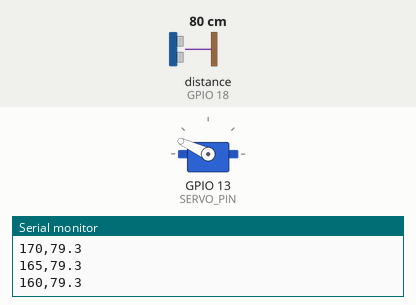
Simulated run of this sketch. Board: ESP32. Shown: servo, the last lines printed to the serial monitor. Wiring (inferred from the names in the program): ultrasonic range finder: trigger GPIO 5; echo GPIO 18. The test bench sets the inputs (shaded band); at power-on: distance to the obstacle (sensor on GPIO 18) 80 cm. The echo pulse lasts 58.3 µs per cm.

Above: at 4.78 s.
4.8 s: distance to the obstacle (sensor on GPIO 18) set to 22 cm
At 6.39 s:
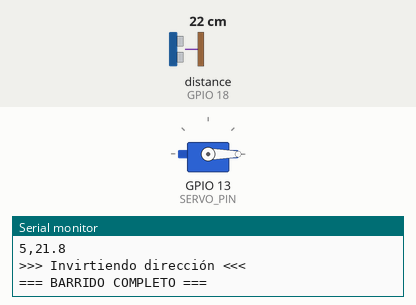
7.8 s: distance to the obstacle (sensor on GPIO 18) set to 19 cm
At 8.15 s:
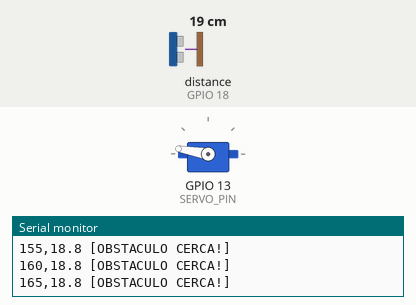
10.8 s: distance to the obstacle (sensor on GPIO 18) set to 35 cm
At 10.95 s:
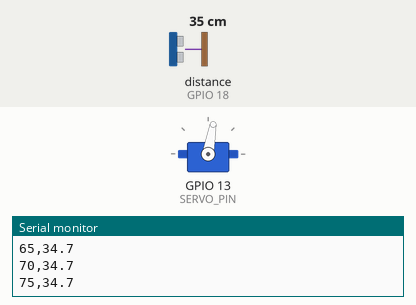
13.8 s: distance to the obstacle (sensor on GPIO 18) set to 2 cm
Timing chart, 0 to 17.8 s (numbered marks = the images above; inputs shaded):
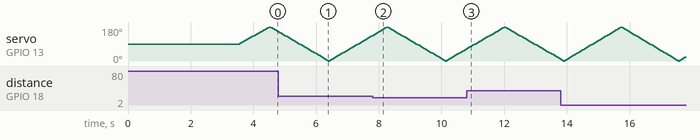

The sketch:

test_radar.ino
```cpp
/*
 * TEST 6: RADAR - SERVO + HC-SR04
 * ================================
 * Sistema de radar usando servomotor y sensor ultrasónico
 * El servo barre de 0° a 180° mientras el sensor mide distancias
 *
 * CONFIGURACION:
 * - Servomotor con HC-SR04 montado encima
 * - Barrido de 180° para detección de obstáculos
 * - Datos enviados por Serial para visualización
 *
 * CONEXIONES:
 * HC-SR04:
 *   VCC  -> 5V
 *   GND  -> GND
 *   TRIG -> GPIO 5
 *   ECHO -> GPIO 18
 *
 * Servomotor:
 *   Señal (Naranja) -> GPIO 13
 *   VCC (Rojo)      -> 5V (preferible fuente externa)
 *   GND (Marrón)    -> GND común
 *
 * NOTA:
 * Si el ESP32 se reinicia al mover el servo, usar fuente
 * externa de 5V/1A para alimentar el servo (GND común).
 *
 * INSTRUCCIONES:
 * 1. Montar HC-SR04 sobre el servo
 * 2. Conectar según diagrama
 * 3. Subir código al ESP32
 * 4. Abrir Serial Monitor a 115200 baud
 * 5. Observar barrido y detección de obstáculos
 *
 * FORMATO DE SALIDA SERIAL:
 * angulo,distancia
 * Ejemplo: 45,23.5 (45° y 23.5cm)
 */

#include <ESP32Servo.h>

// Pines
#define SERVO_PIN 13
#define TRIG_PIN 5
#define ECHO_PIN 18

// Configuración del radar
#define ANGULO_MIN 0
#define ANGULO_MAX 180
#define PASO_ANGULO 5       // Incremento en grados
#define DELAY_ESTABILIZACION 50  // Tiempo para que servo se estabilice (ms)

// Objeto servo
Servo servoRadar;

// Variables de control
int anguloActual = 90;
bool direccionDerecha = true;

void setup() {
  Serial.begin(115200);
  delay(1000);

  // Configurar HC-SR04
  pinMode(TRIG_PIN, OUTPUT);
  pinMode(ECHO_PIN, INPUT);

  // Configurar servo
  servoRadar.attach(SERVO_PIN, 500, 2400);

  Serial.println("===============================");
  Serial.println("TEST RADAR - SERVO + HC-SR04");
  Serial.println("===============================");
  Serial.println("Formato: angulo,distancia");
  Serial.println("Iniciando barrido...\n");

  delay(2000);

  // Centrar servo
  servoRadar.write(90);
  delay(500);
}

void loop() {
  // Mover servo al ángulo actual
  servoRadar.write(anguloActual);
  delay(DELAY_ESTABILIZACION);

  // Medir distancia
  float distancia = leerDistancia();

  // Enviar datos por Serial (formato CSV)
  Serial.print(anguloActual);
  Serial.print(",");
  Serial.print(distancia, 1);

  // Mostrar información adicional
  if (distancia < 20) {
    Serial.print(" [OBSTACULO CERCA!]");
  } else if (distancia > 200) {
    Serial.print(" [SIN OBSTACULO]");
  }

  Serial.println();

  // Calcular siguiente ángulo (barrido tipo ping-pong)
  if (direccionDerecha) {
    anguloActual += PASO_ANGULO;
    if (anguloActual >= ANGULO_MAX) {
      anguloActual = ANGULO_MAX;
      direccionDerecha = false;
      Serial.println(">>> Invirtiendo dirección <<<");
    }
  } else {
    anguloActual -= PASO_ANGULO;
    if (anguloActual <= ANGULO_MIN) {
      anguloActual = ANGULO_MIN;
      direccionDerecha = true;
      Serial.println(">>> Invirtiendo dirección <<<");
      Serial.println("=== BARRIDO COMPLETO ===\n");
    }
  }
}

// Función para medir distancia con HC-SR04
float leerDistancia() {
  // Limpiar trigger
  digitalWrite(TRIG_PIN, LOW);
  delayMicroseconds(2);

  // Generar pulso de 10us
  digitalWrite(TRIG_PIN, HIGH);
  delayMicroseconds(10);
  digitalWrite(TRIG_PIN, LOW);

  // Leer tiempo del eco
  long duracion = pulseIn(ECHO_PIN, HIGH, 30000); // Timeout 30ms

  // Calcular distancia en cm
  if (duracion == 0) {
    return 999.0; // Sin respuesta
  }

  float distancia = duracion * 0.034 / 2;
  return distancia;
}
```

Measured:
- the behaviour switches between 21 and 20 cm on distance to the obstacle (sensor on GPIO 18) (found by bisection; images 1 and 2)
